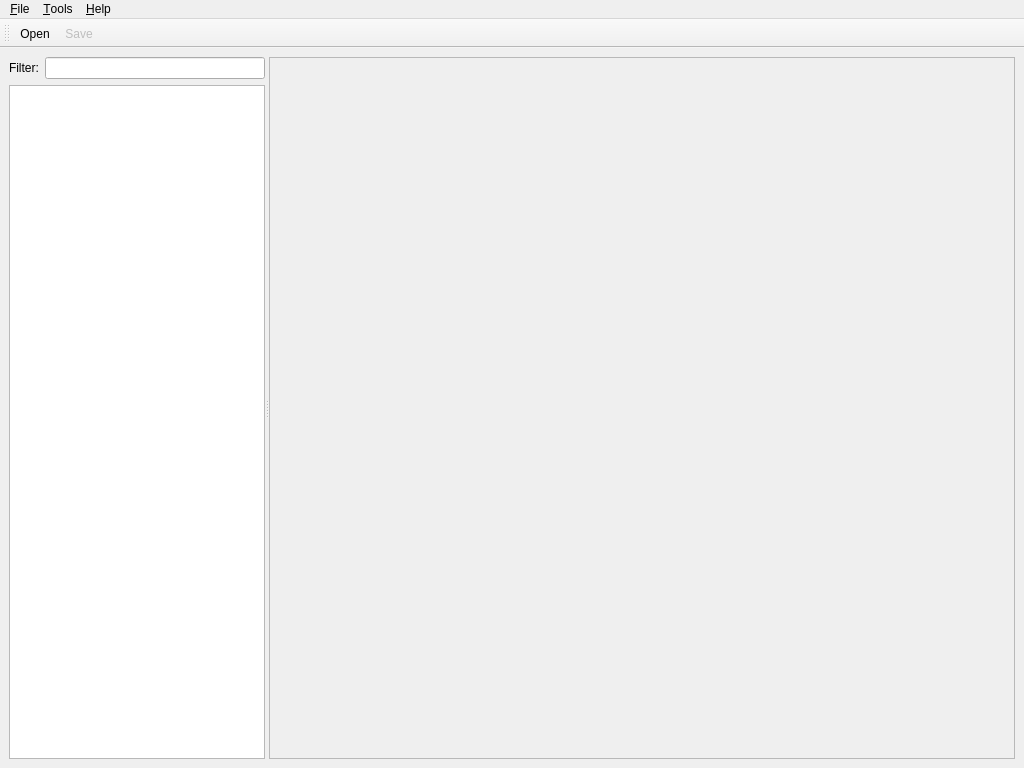
<?xml version="1.0" encoding="UTF-8"?>
<ui version="4.0">
 <class>MainWindow</class>
 <widget class="QMainWindow" name="MainWindow">
  <property name="geometry">
   <rect>
    <x>0</x>
    <y>0</y>
    <width>1024</width>
    <height>768</height>
   </rect>
  </property>
  <property name="windowTitle">
   <string>stfed</string>
  </property>
  <property name="windowIcon">
   <iconset>
    <normalon>resources/icon.ico</normalon>
   </iconset>
  </property>
  <widget class="QWidget" name="centralwidget">
   <layout class="QVBoxLayout" name="verticalLayout_3">
    <item>
     <widget class="QSplitter" name="splitter">
      <property name="sizePolicy">
       <sizepolicy hsizetype="Expanding" vsizetype="Expanding">
        <horstretch>1</horstretch>
        <verstretch>1</verstretch>
       </sizepolicy>
      </property>
      <property name="orientation">
       <enum>Qt::Horizontal</enum>
      </property>
      <widget class="QWidget" name="verticalLayoutWidget">
       <layout class="QVBoxLayout" name="verticalLayout_2">
        <item>
         <layout class="QHBoxLayout" name="horizontalLayout">
          <item>
           <widget class="QLabel" name="label_2">
            <property name="text">
             <string>Filter:</string>
            </property>
            <property name="alignment">
             <set>Qt::AlignLeading|Qt::AlignLeft|Qt::AlignVCenter</set>
            </property>
           </widget>
          </item>
          <item>
           <widget class="QLineEdit" name="filter_edit"/>
          </item>
         </layout>
        </item>
        <item>
         <widget class="QTreeWidget" name="tree_widget">
          <property name="sizePolicy">
           <sizepolicy hsizetype="Expanding" vsizetype="Expanding">
            <horstretch>1</horstretch>
            <verstretch>2</verstretch>
           </sizepolicy>
          </property>
          <property name="maximumSize">
           <size>
            <width>16777215</width>
            <height>16777215</height>
           </size>
          </property>
          <property name="contextMenuPolicy">
           <enum>Qt::CustomContextMenu</enum>
          </property>
          <attribute name="headerVisible">
           <bool>false</bool>
          </attribute>
          <column>
           <property name="text">
            <string notr="true">1</string>
           </property>
          </column>
         </widget>
        </item>
       </layout>
      </widget>
      <widget class="QScrollArea" name="scroll_area">
       <property name="sizePolicy">
        <sizepolicy hsizetype="Expanding" vsizetype="Expanding">
         <horstretch>1</horstretch>
         <verstretch>1</verstretch>
        </sizepolicy>
       </property>
       <property name="styleSheet">
        <string notr="true"/>
       </property>
       <property name="widgetResizable">
        <bool>true</bool>
       </property>
       <widget class="QWidget" name="scrollAreaWidgetContents">
        <property name="geometry">
         <rect>
          <x>0</x>
          <y>0</y>
          <width>747</width>
          <height>684</height>
         </rect>
        </property>
        <layout class="QVBoxLayout" name="verticalLayout"/>
       </widget>
      </widget>
     </widget>
    </item>
   </layout>
  </widget>
  <widget class="QMenuBar" name="menubar">
   <property name="geometry">
    <rect>
     <x>0</x>
     <y>0</y>
     <width>1024</width>
     <height>30</height>
    </rect>
   </property>
   <widget class="QMenu" name="menu_File">
    <property name="title">
     <string>&amp;File</string>
    </property>
    <widget class="QMenu" name="menu_file_open_recent">
     <property name="enabled">
      <bool>false</bool>
     </property>
     <property name="title">
      <string>Open recent</string>
     </property>
     <addaction name="placeholder"/>
    </widget>
    <addaction name="action_file_open"/>
    <addaction name="menu_file_open_recent"/>
    <addaction name="action_file_save"/>
    <addaction name="action_file_save_as"/>
    <addaction name="separator"/>
    <addaction name="action_file_quit"/>
   </widget>
   <widget class="QMenu" name="menu_Help">
    <property name="title">
     <string>&amp;Help</string>
    </property>
    <addaction name="action_help_about"/>
   </widget>
   <widget class="QMenu" name="menu_Tools">
    <property name="title">
     <string>&amp;Tools</string>
    </property>
    <addaction name="action_tools_preferences"/>
   </widget>
   <addaction name="menu_File"/>
   <addaction name="menu_Tools"/>
   <addaction name="menu_Help"/>
  </widget>
  <widget class="QToolBar" name="toolBar">
   <property name="windowTitle">
    <string>toolBar</string>
   </property>
   <attribute name="toolBarArea">
    <enum>TopToolBarArea</enum>
   </attribute>
   <attribute name="toolBarBreak">
    <bool>false</bool>
   </attribute>
   <addaction name="action_file_open"/>
   <addaction name="action_file_save"/>
  </widget>
  <action name="action_file_open">
   <property name="icon">
    <iconset theme="document-open">
     <normaloff>.</normaloff>.</iconset>
   </property>
   <property name="text">
    <string>&amp;Open...</string>
   </property>
   <property name="shortcut">
    <string>Ctrl+O</string>
   </property>
  </action>
  <action name="action_file_save">
   <property name="enabled">
    <bool>false</bool>
   </property>
   <property name="icon">
    <iconset theme="document-save">
     <normaloff>.</normaloff>.</iconset>
   </property>
   <property name="text">
    <string>&amp;Save</string>
   </property>
   <property name="shortcut">
    <string>Ctrl+S</string>
   </property>
  </action>
  <action name="action_file_save_as">
   <property name="enabled">
    <bool>false</bool>
   </property>
   <property name="icon">
    <iconset theme="document-save-as">
     <normaloff>.</normaloff>.</iconset>
   </property>
   <property name="text">
    <string>Save &amp;As...</string>
   </property>
  </action>
  <action name="action_file_quit">
   <property name="icon">
    <iconset theme="application-exit">
     <normaloff>.</normaloff>.</iconset>
   </property>
   <property name="text">
    <string>&amp;Quit</string>
   </property>
   <property name="shortcut">
    <string>Ctrl+Q</string>
   </property>
  </action>
  <action name="action_help_about">
   <property name="text">
    <string>&amp;About</string>
   </property>
  </action>
  <action name="action_resource_export">
   <property name="text">
    <string>Export</string>
   </property>
  </action>
  <action name="action_resource_replace">
   <property name="text">
    <string>Replace</string>
   </property>
  </action>
  <action name="action_resource_new">
   <property name="text">
    <string>New</string>
   </property>
  </action>
  <action name="placeholder">
   <property name="text">
    <string>placeholder</string>
   </property>
  </action>
  <action name="action_tools_preferences">
   <property name="text">
    <string>&amp;Preferences</string>
   </property>
  </action>
 </widget>
 <resources/>
 <connections/>
</ui>
